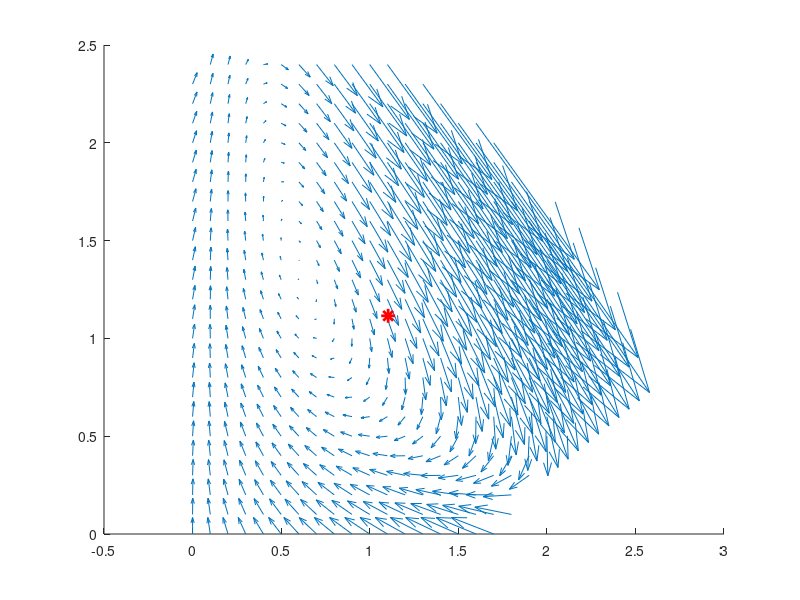

The MATLAB source for this figure: (Note: this script raises an error after producing the figure.)
%% initialize parameters
b = 0.6;
a = 0.08;
dt = 0.1;
pauseTime = 0.00001;
tailLength = 50;
xlimits = [0,3];
ylimits = [0,3];
flowFieldSpacing = 0.1; % spacing of grid to build flow field on
flowFieldDecayLength = 1.5; % as one moves away from the fixed point, may the quiver points less visually important
howCloseToFixedPoint = 0.3; % standard deviation in starting position
%% calculate the dynamics for a system that starts at an arbitrary position
% x0,y0

% setup anonymous functions to calculate the derivatives
ydot = @(x,y) -y.*x.^2 + b - a*y;
xdot = @(x,y) y.*x.^2 - x + a*y;

% proceed in one time step using Euler integration
counter  = 1;

xFix = b;
yFix = b/(b+a^2);

x0 = xFix+randn(1)*howCloseToFixedPoint;
y0 = yFix+randn(1)*howCloseToFixedPoint;
xNew = x0;
yNew = y0;


% setup vectors to hold position of "tail"
tailX = repmat(x0,tailLength,1);
tailY = repmat(y0,tailLength,1);

% flow field
[xx,yy] = meshgrid(xlimits(1):flowFieldSpacing:xlimits(2),ylimits(1):flowFieldSpacing:ylimits(2));

[theta,r] = cart2pol(xx-xFix,yy-yFix);
xx(r>flowFieldDecayLength) = nan;
yy(r>flowFieldDecayLength) = nan;

% start with a blank graph
clf;
hold on;

% plot flow field as quiver
quiver(xx(:),yy(:),xdot(xx(:),yy(:)),ydot(xx(:),yy(:)),10);

% save plotting handle to improve speed and smoothness
pHand = plot(xNew,yNew,'r*','linewidth',2,'markersize',10);
 % patchline, from the file exchange has this tendency to link the first
 % and last points together, add in an extra element of "nans" to remove
 % this
alphaData = repmat(tailLength./[1:(tailLength+1)],1);
alphaData = (alphaData(:));
alphaData = alphaData.^(-2);
tailHand = patchline([tailX;nan],[tailY;nan],'edgecolor','b','LineWidth',2,...
    'EdgeAlpha','interp',...
    'FaceVertexAlphaData',alphaData);

% add in a cross at the fixed point
plot(xFix,yFix,'kx','linewidth',2);

% set plotting limits to remain the same
xlim(xlimits);
ylim(ylimits);

% loop over a few frames
while counter < 300
    % calculate the new position
    xNew = xNew + dt*xdot(xNew,yNew);
    yNew = yNew + dt*ydot(xNew,yNew);
    
    % plot the new position
    set(pHand,'xData',xNew,'yData',yNew);
    figure(gcf);pause(pauseTime);
    
    % update the tail coordinates
    tailX = [tailX(2:end);xNew];
    tailY = [tailY(2:end);yNew];
    set(tailHand,'xData',[tailX;nan],'yData',[tailY;nan]);
    
    title(num2str(counter));
    
    % move on to the next time step
    counter = counter+1;
end
